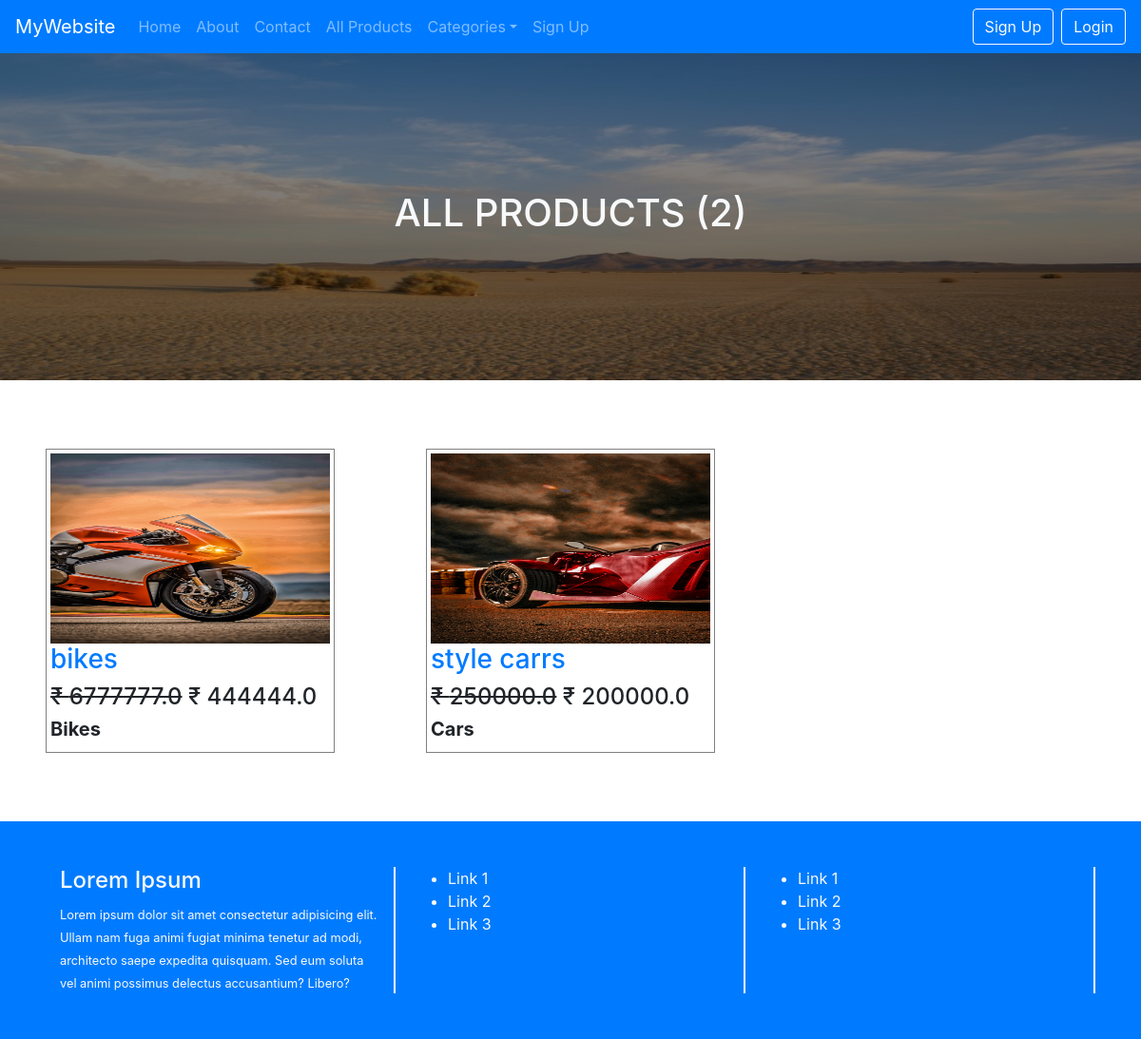
The page /all_products/ on the database its author committed.
### Eshop/models.py (models this page shows, shortened)
class add_product(models.Model):
    seller=models.ForeignKey(User,on_delete=models.CASCADE)
    product_name=models.CharField(max_length=100)
    product_category=models.ForeignKey(Category,on_delete=models.CASCADE)
    product_price=models.FloatField()
    sale_price=models.FloatField()
    product_images=models.ImageField(upload_to="products/%Y/%m/%d")
    details=models.TextField()

class Category(models.Model):
    cat_name=models.CharField(max_length=100)
    cover_pic=models.FileField(upload_to="media/%Y/%m/%d")
    description=models.TextField()
    added_on=models.DateTimeField(auto_now_add=True)

### Eshop/views.py (the view)
# urls.py: path('all_products/',views.all_products, name="all_products"),
def all_products(request):
    context = {}
    cats = Category.objects.all().order_by("cat_name")
    context["category"] = cats
    all_products = add_product.objects.all().order_by("product_name")
    context["products"] = all_products
    if "qry" in request.GET:
        q = request.GET["qry"]
        prd = add_product.objects.filter(Q(product_name__icontains=q)|Q(product_category__cat_name__contains=q))
        context["products"] = prd
        context["abcd"]="search"
    if "cat" in request.GET:
        cid = request.GET["cat"]
        prd = add_product.objects.filter(product_category__id=cid)
        context["products"] = prd
        context["abcd"]="search"
    return render(request,"all_products.html",context)

### Eshop/templates/all_products.html (shortened to what this page needs)
 {% extends "base.html" %}
{% load static %}
{% block body %}
    <div class="container-fluid" style="background:url('/static/images/c2.jpg');background-size:100% 100%;">
        <div class="row py-5" style="background:rgba(0,0,0,0.5)">
            <div class="col-md-12 py-5 my-5 text-light text-center font-weight-bold text-uppercase">
                {%if abcd %}
                <h1>total ({{products|length}}) products found</h1>
                {% else %}
                <h1>All Products ({{products|length}})</h1>
                {% endif %}
            </div>
        </div>
    </div>
    <div class="container-fluid">
        <div class="row py-4">
            {% for i in products %}
                <div class="col-md-4 p-5">
                    <div style="border:1px solid gray" class="p-1 hover">
                        <img src="/media/{{i.product_images}}" height="200" width="100%">
                        <h3 style="color:orange">
                        <a href="{% url 'single_product' %}?pid={{i.id}}">{{i.product_name}}</a>
                        </h3>
                        <h4>
                            <span><del>&#8377; {{i.product_price}}</del></span>
                            <span>&#8377; {{i.sale_price}}</span>
                        </h4>
                        <h5><strong>{{i.product_category.cat_name}}</strong></h5>
                    </div>
                </div>
            {% endfor %}
        </div>
    </div>
{% endblock %}

### Eshop/templates/base.html (style rules this page uses)
img { width:100%; }

### rows shown on the page
add_product: product_images (picture), product_name "bikes", product_price "6777777.0", sale_price "444444.0", product_category.cat_name "Bikes"
add_product: product_images (picture), product_name "style carrs", product_price "250000.0", sale_price "200000.0", product_category.cat_name "Cars"

### other values the page prints
{{ products|length }} "2"
